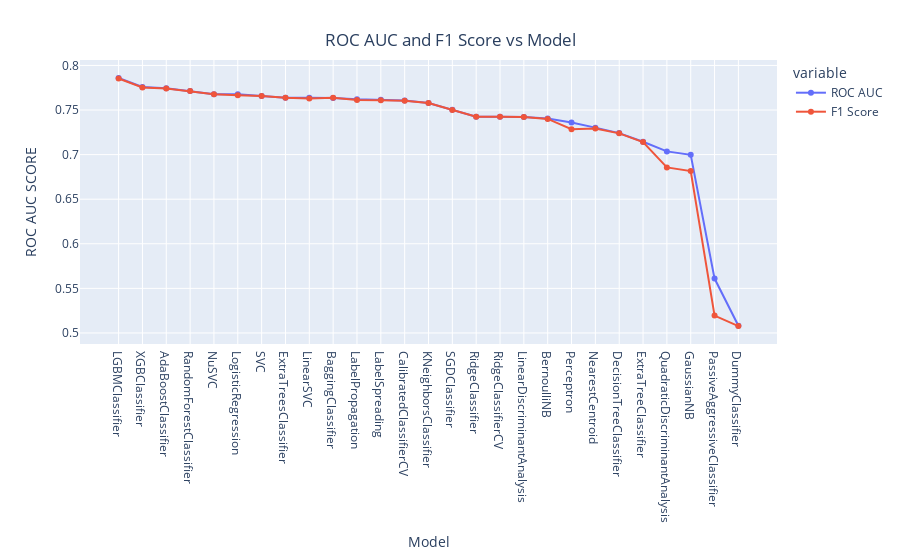

The code cell stored with this chart in its notebook:
### Code cell
line = px.line(data_frame= models ,y =["ROC AUC" , "F1 Score"] , markers = True)
line.update_xaxes(title="Model",
              rangeslider_visible = False)
line.update_yaxes(title = "ROC AUC SCORE")
line.update_layout(showlegend = True,
    title = {
        'text': 'ROC AUC and F1 Score vs Model',
        'y':0.94,
        'x':0.5,
        'xanchor': 'center',
        'yanchor': 'top'})

line.show()

### Figure 1 — Plotly figure (JSON) as saved in the notebook; plotly's stock layout.template omitted (floating-point values rounded to 4 significant figures)
{"data": [{"hovertemplate": "variable=ROC AUC<br>Model=%{x}<br>value=%{y}<extra></extra>", "legendgroup": "ROC AUC", "line": {"color": "#636efa", "dash": "solid"}, "marker": {"symbol": "circle"}, "mode": "lines+markers", "name": "ROC AUC", "orientation": "v", "showlegend": true, "type": "scatter", "x": ["LGBMClassifier", "XGBClassifier", "AdaBoostClassifier", "RandomForestClassifier", "NuSVC", "LogisticRegression", "SVC", "ExtraTreesClassifier", "LinearSVC", "BaggingClassifier", "LabelPropagation", "LabelSpreading", "CalibratedClassifierCV", "KNeighborsClassifier", "SGDClassifier", "RidgeClassifier", "RidgeClassifierCV", "LinearDiscriminantAnalysis", "BernoulliNB", "Perceptron", "NearestCentroid", "DecisionTreeClassifier", "ExtraTreeClassifier", "QuadraticDiscriminantAnalysis", "GaussianNB", "PassiveAggressiveClassifier", "DummyClassifier"], "xaxis": "x", "y": [0.786, 0.7758, 0.7744, 0.7712, 0.7677, 0.7676, 0.7657, 0.7638, 0.7637, 0.7636, 0.762, 0.7616, 0.7608, 0.7578, 0.7502, 0.7425, 0.7425, 0.7421, 0.7405, 0.7361, 0.7303, 0.7241, 0.7144, 0.7036, 0.6998, 0.561, 0.508], "yaxis": "y"}, {"hovertemplate": "variable=F1 Score<br>Model=%{x}<br>value=%{y}<extra></extra>", "legendgroup": "F1 Score", "line": {"color": "#EF553B", "dash": "solid"}, "marker": {"symbol": "circle"}, "mode": "lines+markers", "name": "F1 Score", "orientation": "v", "showlegend": true, "type": "scatter", "x": ["LGBMClassifier", "XGBClassifier", "AdaBoostClassifier", "RandomForestClassifier", "NuSVC", "LogisticRegression", "SVC", "ExtraTreesClassifier", "LinearSVC", "BaggingClassifier", "LabelPropagation", "LabelSpreading", "CalibratedClassifierCV", "KNeighborsClassifier", "SGDClassifier", "RidgeClassifier", "RidgeClassifierCV", "LinearDiscriminantAnalysis", "BernoulliNB", "Perceptron", "NearestCentroid", "DecisionTreeClassifier", "ExtraTreeClassifier", "QuadraticDiscriminantAnalysis", "GaussianNB", "PassiveAggressiveClassifier", "DummyClassifier"], "xaxis": "x", "y": [0.7854, 0.7754, 0.774, 0.7713, 0.7677, 0.7667, 0.7658, 0.7639, 0.763, 0.7636, 0.7612, 0.7608, 0.7604, 0.7578, 0.7501, 0.7424, 0.7424, 0.7421, 0.74, 0.7285, 0.7293, 0.7239, 0.714, 0.6857, 0.6816, 0.5195, 0.5077], "yaxis": "y"}], "layout": {"legend": {"title": {"text": "variable"}, "tracegroupgap": 0}, "margin": {"t": 60}, "showlegend": true, "title": {"text": "ROC AUC and F1 Score vs Model", "x": 0.5, "xanchor": "center", "y": 0.94, "yanchor": "top"}, "xaxis": {"anchor": "y", "domain": [0, 1], "rangeslider": {"visible": false}, "title": {"text": "Model"}}, "yaxis": {"anchor": "x", "domain": [0, 1], "title": {"text": "ROC AUC SCORE"}}}}
